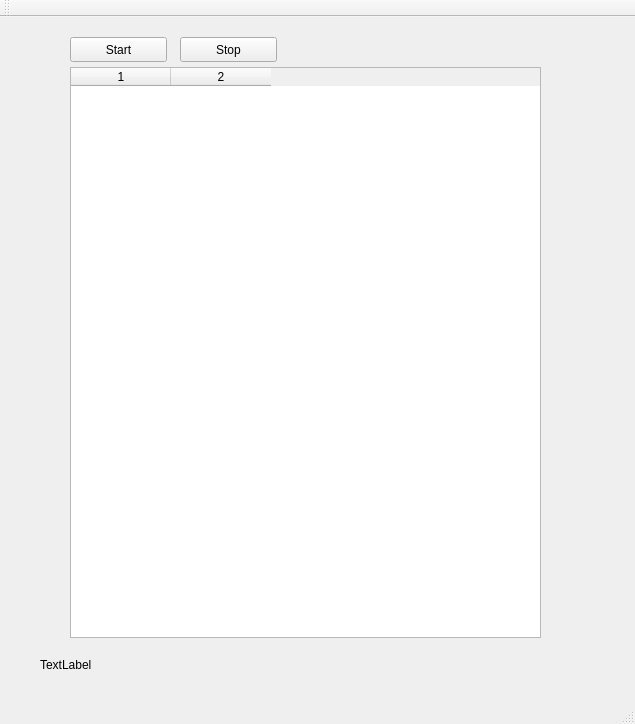
<?xml version="1.0" encoding="UTF-8"?>
<ui version="4.0">
 <class>MainWindow</class>
 <widget class="QMainWindow" name="MainWindow">
  <property name="geometry">
   <rect>
    <x>0</x>
    <y>0</y>
    <width>635</width>
    <height>724</height>
   </rect>
  </property>
  <property name="windowTitle">
   <string>RuleEvaluator</string>
  </property>
  <widget class="QWidget" name="centralWidget">
   <widget class="QLabel" name="dbLabel">
    <property name="geometry">
     <rect>
      <x>40</x>
      <y>640</y>
      <width>601</width>
      <height>16</height>
     </rect>
    </property>
    <property name="text">
     <string>TextLabel</string>
    </property>
   </widget>
   <widget class="QTableWidget" name="tableWidget">
    <property name="geometry">
     <rect>
      <x>70</x>
      <y>50</y>
      <width>471</width>
      <height>571</height>
     </rect>
    </property>
    <property name="columnCount">
     <number>2</number>
    </property>
    <attribute name="horizontalHeaderCascadingSectionResizes">
     <bool>false</bool>
    </attribute>
    <column/>
    <column/>
   </widget>
   <widget class="QPushButton" name="startPushButton">
    <property name="geometry">
     <rect>
      <x>70</x>
      <y>20</y>
      <width>97</width>
      <height>25</height>
     </rect>
    </property>
    <property name="text">
     <string>Start</string>
    </property>
   </widget>
   <widget class="QPushButton" name="stopPushButton">
    <property name="geometry">
     <rect>
      <x>180</x>
      <y>20</y>
      <width>97</width>
      <height>25</height>
     </rect>
    </property>
    <property name="text">
     <string>Stop</string>
    </property>
   </widget>
  </widget>
  <widget class="QMenuBar" name="menuBar">
   <property name="geometry">
    <rect>
     <x>0</x>
     <y>0</y>
     <width>635</width>
     <height>22</height>
    </rect>
   </property>
  </widget>
  <widget class="QToolBar" name="mainToolBar">
   <attribute name="toolBarArea">
    <enum>TopToolBarArea</enum>
   </attribute>
   <attribute name="toolBarBreak">
    <bool>false</bool>
   </attribute>
  </widget>
  <widget class="QStatusBar" name="statusBar"/>
 </widget>
 <layoutdefault spacing="6" margin="11"/>
 <resources/>
 <connections/>
</ui>
